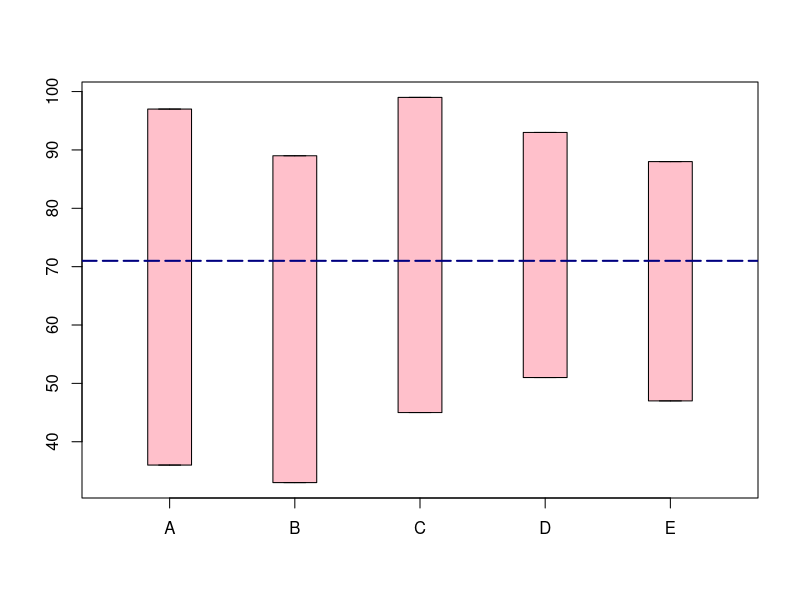

Reproduce this figure in R. (Note: this script raises an error after producing the figure.)
#以最大值最小值为顶的箱图
x <- matrix(c(36,97,33,89,45,99,51,93,47,88),2,5)
boxplot(x,medlty="blank",names=c("A","B","C","D","E"),col="pink", boxwex=0.35)
abline(h=71,col="navy", lwd=2, lty=5)

#表示数据在最大最小之间位置的线型图
X <- matrix(c(36,88,97,33,86,89,45,77,99,51,90,93,47,65,88),3,5)
plot(c(X[1,],X[3,],X[2,]),c(Y,Y,Y),pch = c(rep(19,10),rep(4,5)),cex = 1.5,col = c(rep("seagreen",10),rep("magenta",5)),lwd = 2,xlab = "成绩",ylab= "科目",yaxt = "n")
axis(2,at=c(1:5),labels=c('A','B','C','D','E'))
arrows(c(X[2,],X[2,]),c(Y,Y),c(X[1,],X[3,]), c(Y,Y),col = "springgreen",lwd = 2,length = 0.15,angle = 20)

#Polar barChart:
library(ggplot2)
GiniData<-read.csv('IncomeInequality.csv',header = T)
Gini<-ggplot(GiniData,aes(x=paste(GiniIndex,Country),y=GiniIndex,fill=GiniIndex%/%10))
Gini<-ggplot(GiniData,aes(x=paste(GiniIndex,Country),y=GiniIndex,fill=(sign(GiniIndex-41.60)+sign(Country=="Coted'lvoire")*2)*sign(Country!="China")))
Gini<- Gini + geom_bar(stat="identity",position="dodge")+coord_polar()
Gini<- Gini + scale_fill_continuous(high="darkred",low="darkgreen")
Gini<- Gini + theme(
panel.background=element_rect(fill="white",colour = "white", size=0),
axis.text=element_blank(),
axis.title=element_blank(),
legend.title=element_blank())
x <-c(1:dim(GiniData)[1])
Gini +geom_text(
aes(
x=x,
label=paste(GiniData$GiniIndex,GiniData$Country),
angle=270-x/134*360,
hjust=1),
y=GiniData$GiniIndex+3,
size=3,
vjust=0)
